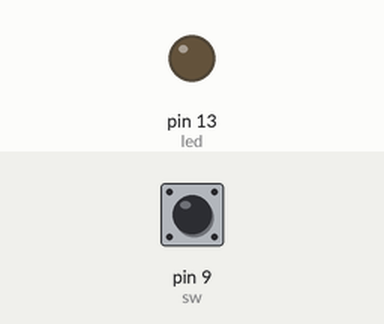
This sketch was run on a simulated Arduino Uno, built with avr-gcc and run on an emulated ATmega328P. Shown: output pins drawn as LEDs (lit = HIGH). Inputs (shaded band) come from the test bench; at power-on: pin 9 (sw) HIGH.

Above: at 1.2 s.
1.3 s: pin 9 (sw) pulled LOW for 0.15 s
At 1.75 s:
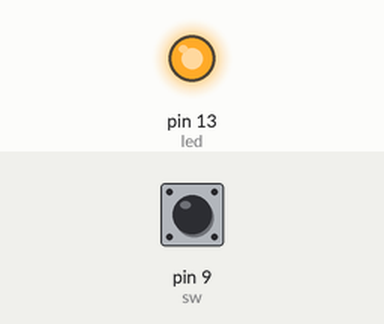
4.4 s: pin 9 (sw) pulled LOW for 1 s
At 4.9 s:
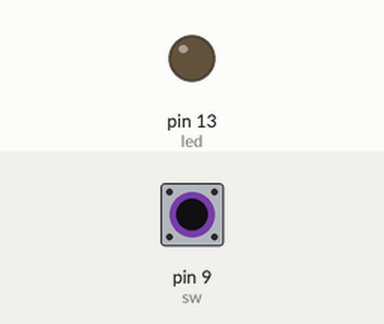
6.9 s: pin 9 (sw) pulled LOW for 3.2 s
At 10.44 s:
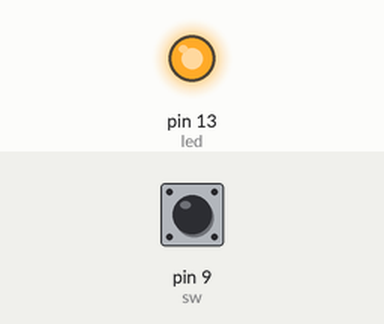
Timing chart, 0 to 18.1 s (numbered marks = the images above; inputs shaded):
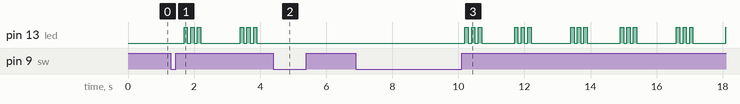

The sketch:

P80-2_SW_LED_change_state_blink_3_dim_1s.ino
```cpp
/*
*P80-2
*設計Arduino 程式，使用一個按鍵開關控制兩個LED。按一下按鍵開關時，
*LED 重覆快閃3 次再將LED 關閉1 秒，再按一下按鍵開關時，LED 暗。
*/

const uint8_t led = 13;
const uint8_t sw = 9; //宣告開關輸入腳位

#define BLINK_INTERVAL 100 //ms，LED閃爍的間隔
#define PAUSE_INTERVAL 1000 //ms，LED暫停的時間
#define DEBOUNCE_INTERVAL 20 //ms，開關去彈跳的間隔

unsigned long last_blink = 0;
bool led_state = 0;
int led_counter = 0; //LED狀態紀錄器

bool sw_state = 0; //0代表斷開，1代表接通
bool temp_state = 0; //紀錄開關暫態

void setup()
{
	pinMode(sw, INPUT_PULLUP); //使用內建上拉電阻
	pinMode(led, OUTPUT);

	digitalWrite(led, LOW);
}

void loop()
{
	unsigned long now = millis();
	temp_state = digitalRead(sw);
	if(!temp_state)               //開關去彈跳
	{
		delay(DEBOUNCE_INTERVAL);
		while(!digitalRead(sw));
		sw_state = !sw_state;
	}

	if(led_counter<=6) //判斷LED是否閃3次(狀態變化6次)
	{
		if(now-last_blink >= BLINK_INTERVAL) //每隔固定時間檢查是否需要閃爍
		{
			digitalWrite(led, led_state & sw_state);
			last_blink = now; //更新最後一次執行時間
			led_state = !led_state; //LED狀態反轉
			led_counter++; //每執行一次就++
		}
	}
	else //暫停部分
	{
		if(now-last_blink >= PAUSE_INTERVAL)
		{
			led_counter=0; //超過暫停的時間就歸零counter
		}
		digitalWrite(led, LOW);
	}
}
```

Measured:
- after the input at 1.3 s, pin 13 (led): LOW → HIGH after 0.40 s, → LOW 0.10 s later, → HIGH 0.10 s later, → LOW 0.10 s later, … (12 changes in this stretch)
- after the input at 4.4 s, pin 13 (led): stops changing and stays LOW
- after the input at 6.9 s, pin 13 (led): LOW → HIGH after 3.3 s, then repeats every 3.2 s: 2 × (LOW 0.10 s, HIGH 0.10 s), LOW 1.0 s, 2 × (HIGH 0.10 s, LOW 0.10 s), HIGH 0.10 s, LOW 1.2 s, HIGH 0.10 s
